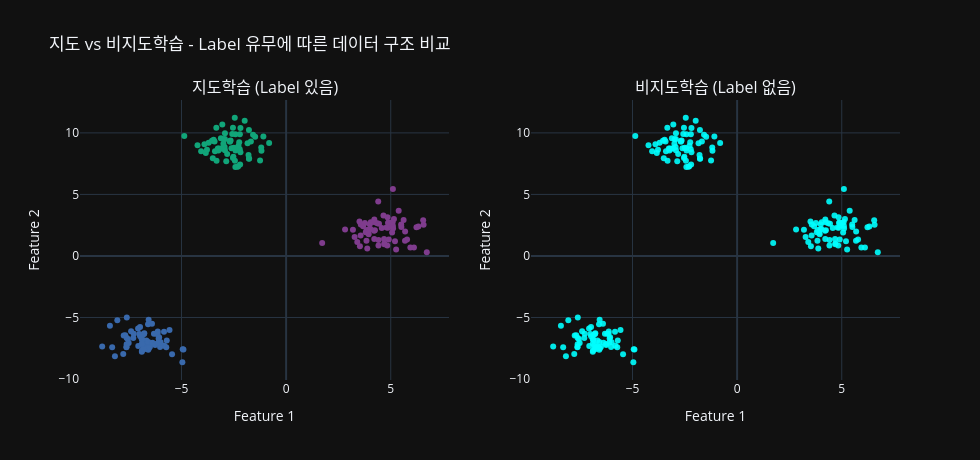

Here is the notebook cell this chart was saved with:
### Markdown cell above
## **2 시각적 비교 - “정답이 사라지면 무슨 일이 생길까?”**

**포인트**
- **왼쪽**: 색으로 구분된 세 그룹 → 정답(Label)이 있는 세계
- **오른쪽**: 모든 점이 같은 색 → 정답 부재 세계
- **그러나** 여전히 세 덩어리로 모여 있는 패턴이 보인다 → **데이터 자체의 구조**

### Code cell
import numpy as np
import plotly.express as px
from plotly.subplots import make_subplots
from sklearn.datasets import make_blobs

np.random.seed(42)

X_label, y_label = make_blobs(n_samples=200, centers=3, cluster_std=0.9, random_state=42)
X_unlabel = X_label.copy()

fig = make_subplots(
    rows=1, cols=2,
    subplot_titles=("지도학습 (Label 있음)", "비지도학습 (Label 없음)")
)

fig_left = px.scatter(
    x=X_label[:, 0], y=X_label[:, 1],
    color=y_label.astype(str),
    color_discrete_sequence=px.colors.qualitative.Bold,
    template="plotly_dark"
)
for tr in fig_left.data:
    fig.add_trace(tr, row=1, col=1)

fig_right = px.scatter(
    x=X_unlabel[:, 0], y=X_unlabel[:, 1],
    opacity=0.9, color_discrete_sequence=["#00FFFF"],
    template="plotly_dark"
)
fig.add_trace(fig_right.data[0], row=1, col=2)

fig.update_layout(
    template="plotly_dark",
    width=980, height=460,
    title_text="지도 vs 비지도학습 - Label 유무에 따른 데이터 구조 비교",
    showlegend=False
)
fig.update_xaxes(title_text="Feature 1", row=1, col=1)
fig.update_yaxes(title_text="Feature 2", row=1, col=1)
fig.update_xaxes(title_text="Feature 1", row=1, col=2)
fig.update_yaxes(title_text="Feature 2", row=1, col=2)

fig.show()

### Figure 1 — Plotly figure (JSON) as saved in the notebook; plotly's stock layout.template omitted (floating-point values rounded to 4 significant figures; data arrays with more than 128 entries replaced by an {"elided": "..."} marker saying what was removed)
{"data": [{"hovertemplate": "color=1<br>x=%{x}<br>y=%{y}<extra></extra>", "legendgroup": "1", "marker": {"color": "rgb(127, 60, 141)", "symbol": "circle"}, "mode": "markers", "name": "1", "orientation": "v", "showlegend": true, "x": [6.319, 4.402, 3.806, 4.845, 5.615, 4.203, 2.817, 5.258, 6.55, 4.212, 3.527, 3.272, 6.723, 3.56, 6.109, 5.203, 3.839, 3.4, 4.413, 3.568, 4.044, 5.103, 3.676, 5.103, 4.833, 1.723, 4.692, 4.681, 4.652, 4.865, 5.039, 4.439, 4.356, 5.687, 4.874, 5.094, 6.229, 4.238, 3.844, 5.498, 5.507, 4.698, 6.569, 5.78, 3.193, 4.57, 4.028, 4.244, 5.38, 3.944, 5.066, 5.683, 4.419, 4.962, 5.154, 4.904, 4.889, 3.996, 5.937, 3.505, 3.927, 5.11, 4.796, 3.878, 3.983, 4.215, 3.763], "xaxis": "x", "y": [2.4, 4.421, 1.92, 3.15, 2.922, 2.047, 2.141, 0.5217, 2.902, 1.385, 0.7848, 1.537, 0.2926, 1.672, 0.686, 1.202, 1.239, 1.129, 0.8502, 2.564, 2.74, 2.436, 2.407, 5.441, 0.852, 1.051, 0.9445, 1.387, 3.281, 2.285, 2.67, 2.616, 2.656, 1.982, 2.677, 2.752, 2.338, 2.744, 2.112, 2.559, 2.345, 1.003, 2.544, 1.336, 2.139, 2.28, 2.182, 2.091, 3.68, 1.76, 1.908, 1.235, 1.295, 2.478, 2.995, 1.33, 2.718, 2.585, 0.6809, 2.799, 1.87, 2.24, 2.32, 0.6098, 2.168, 2.953, 2.682], "yaxis": "y", "type": "scatter"}, {"hovertemplate": "color=0<br>x=%{x}<br>y=%{y}<extra></extra>", "legendgroup": "0", "marker": {"color": "rgb(17, 165, 121)", "symbol": "circle"}, "mode": "markers", "name": "0", "orientation": "v", "showlegend": true, "x": [-4.867, -2.682, -2.574, -2.448, -3.118, -3.545, -2.321, -2.184, -2.42, -1.981, -2.427, -3.237, -1.685, -2.999, -1.797, -3.84, -3.051, -3.141, -3.337, -3.465, -1.769, -1.845, -2.218, -3.326, -1.247, -2.932, -2.94, -2.521, -2.431, -3.783, -3.905, -2.54, -3.264, -2.862, -2.818, -2.243, -2.2, -2.986, -4.062, -2.924, -2.613, -3.401, -2.211, -1.777, -1.581, -1.19, -2.422, -4.236, -3.421, -3.705, -3.505, -2.277, -1.778, -2.707, -3.214, -2.505, -1.481, -2.455, -3.05, -2.654, -2.926, -1.179, -2.541, -2.184, -2.291, -0.8116, -1.088], "xaxis": "x", "y": [9.754, 9.286, 9.917, 7.732, 9.565, 9.352, 7.251, 10.4, 8.561, 10.99, 7.225, 8.563, 9.31, 9.114, 8.196, 8.366, 10.68, 8.719, 10.41, 9.441, 7.916, 9.169, 8.668, 7.743, 7.753, 9.503, 8.847, 8.062, 8.745, 8.636, 9.076, 7.962, 8.736, 7.697, 8.292, 9.249, 7.428, 9.476, 8.508, 9.966, 8.743, 8.505, 9.892, 7.907, 9.852, 8.811, 9.886, 8.99, 9.297, 9.191, 7.938, 8.947, 10.23, 9.336, 8.724, 8.803, 9.691, 11.23, 8.752, 9.378, 8.595, 8.548, 10.42, 8.434, 7.292, 9.171, 9.705], "yaxis": "y", "type": "scatter"}, {"hovertemplate": "color=2<br>x=%{x}<br>y=%{y}<extra></extra>", "legendgroup": "2", "marker": {"color": "rgb(57, 105, 172)", "symbol": "circle"}, "mode": "markers", "name": "2", "orientation": "v", "showlegend": true, "x": [-6.891, -8.183, -7.41, -6.207, -7.304, -6.148, -7.626, -7.62, -5.452, -6.589, -6.266, -7.016, -8.421, -7.623, -6.508, -6.659, -7.763, -7.616, -6.817, -4.909, -5.818, -4.96, -6.024, -6.07, -6.897, -6.095, -6.7, -6.002, -6.678, -6.588, -6.792, -6.387, -6.875, -7.076, -7.526, -5.705, -7.285, -7.067, -6.412, -8.315, -6.258, -8.791, -5.574, -4.942, -6.811, -6.572, -6.898, -6.858, -7.635, -8.068, -6.108, -6.777, -6.896, -6.983, -5.837, -7.785, -6.978, -6.627, -5.73, -6.558, -6.792, -6.318, -6.137, -7.688, -7.563, -6.6], "xaxis": "x", "y": [-7.688, -8.147, -6.115, -6.331, -6.671, -6.313, -7.384, -6.661, -7.994, -7.625, -7.159, -6.351, -5.662, -7.169, -7.387, -7.336, -6.464, -4.997, -7.227, -7.608, -7.302, -8.637, -7.399, -6.604, -7.782, -6.715, -7.42, -7.012, -6.869, -6.997, -6.344, -7.062, -6.838, -5.891, -7.072, -6.861, -6.32, -7.324, -5.501, -7.42, -7.241, -7.353, -6.017, -7.571, -7.49, -5.192, -6.775, -6.432, -7.42, -5.232, -7.024, -6.284, -7.14, -5.766, -6.168, -7.973, -6.519, -7.441, -7.413, -7.504, -7.576, -6.315, -6.148, -6.437, -6.745, -5.552], "yaxis": "y", "type": "scatter"}, {"hovertemplate": "x=%{x}<br>y=%{y}<extra></extra>", "legendgroup": "", "marker": {"color": "#00FFFF", "opacity": 0.9, "symbol": "circle"}, "mode": "markers", "name": "", "orientation": "v", "showlegend": false, "x": {"elided": "200 float values"}, "xaxis": "x2", "y": {"elided": "200 float values"}, "yaxis": "y2", "type": "scatter"}], "layout": {"xaxis": {"anchor": "y", "domain": [0.0, 0.45], "title": {"text": "Feature 1"}}, "yaxis": {"anchor": "x", "domain": [0.0, 1.0], "title": {"text": "Feature 2"}}, "xaxis2": {"anchor": "y2", "domain": [0.55, 1.0], "title": {"text": "Feature 1"}}, "yaxis2": {"anchor": "x2", "domain": [0.0, 1.0], "title": {"text": "Feature 2"}}, "annotations": [{"font": {"size": 16}, "showarrow": false, "text": "지도학습 (Label 있음)", "x": 0.225, "xanchor": "center", "xref": "paper", "y": 1.0, "yanchor": "bottom", "yref": "paper"}, {"font": {"size": 16}, "showarrow": false, "text": "비지도학습 (Label 없음)", "x": 0.775, "xanchor": "center", "xref": "paper", "y": 1.0, "yanchor": "bottom", "yref": "paper"}], "title": {"text": "지도 vs 비지도학습 - Label 유무에 따른 데이터 구조 비교"}, "width": 980, "height": 460, "showlegend": false}}
